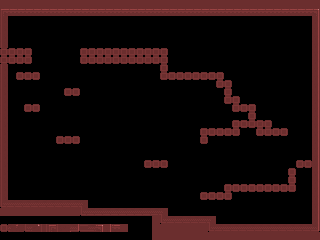

Rendered tile map (Tiled .tmx) drawn with the repository's tilesets; below, a short description and the map source with its tile grids summarised:
An orthogonal 40x30 tile map with 8x8 px tiles, 1 tile layer (main) and 1 object (gravitypoint).

<map version="1.0" orientation="orthogonal" width="40" height="30" tilewidth="8" tileheight="8">
 <tileset firstgid="1" name="tiles" tilewidth="8" tileheight="8">
  <image source="tiles.png" width="128" height="8" />
 </tileset>
 <layer name="main" width="40" height="30">
  <data>[1200 cells, 318 non-empty, 16 distinct tile ids]</data>
 </layer>
 <objectgroup name="objects" width="40" height="30">
  <object type="gravitypoint" x="128" y="122" />
 </objectgroup>
</map>